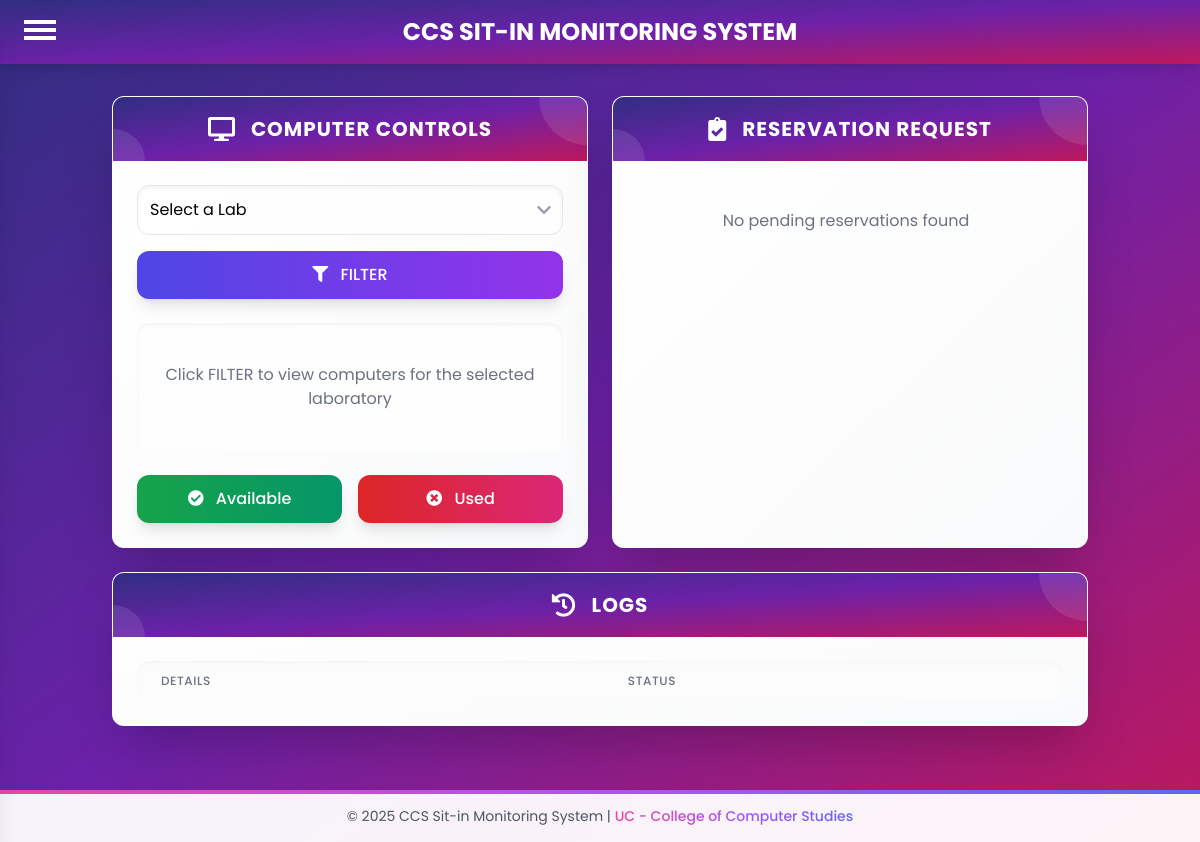
/admin/admin_reservation.php (signed in), run on an earlier commit of the app's database.
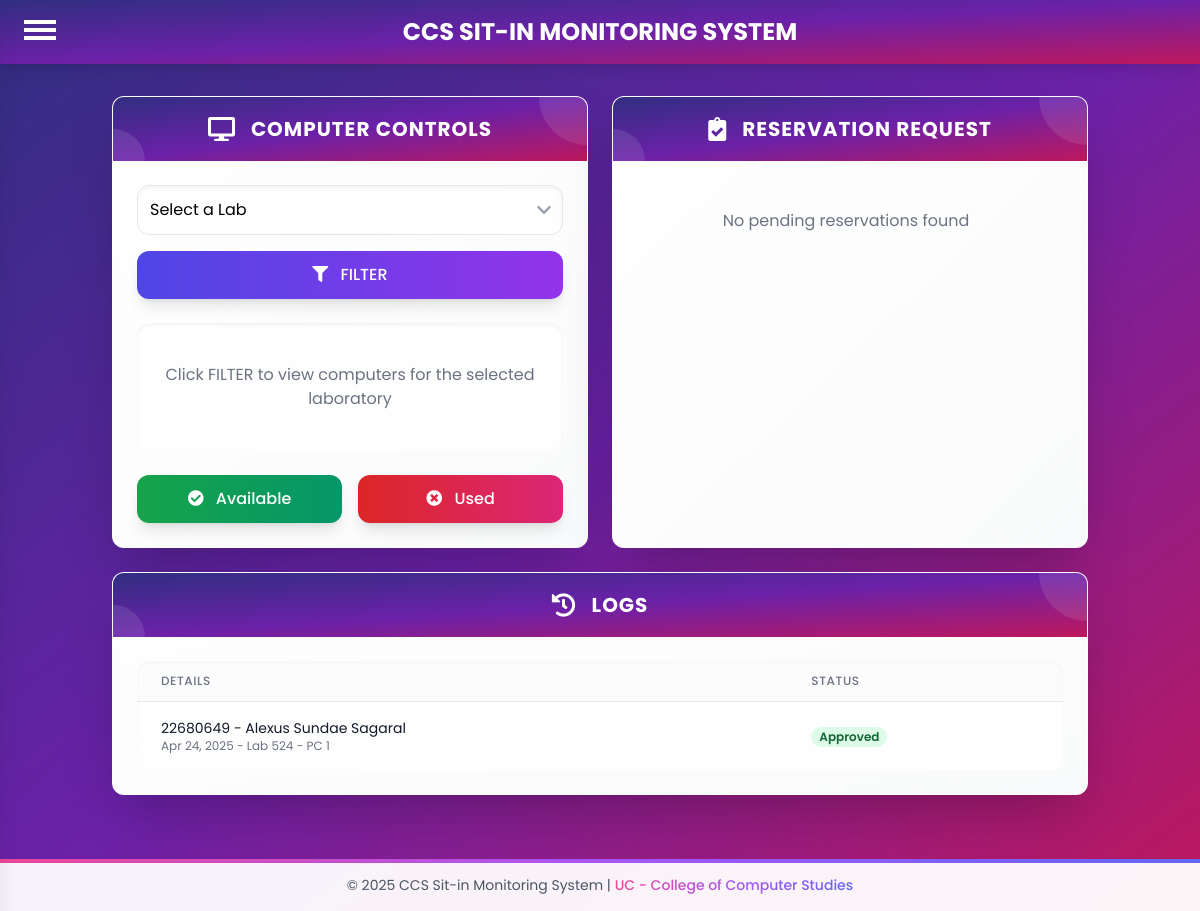
And on a later commit of the database.
### tables this page shows
CREATE TABLE `reservation_logs` (
  `LOG_ID` int(11) NOT NULL,
  `IDNO` int(11) NOT NULL,
  `FULL_NAME` varchar(50) NOT NULL,
  `LABORATORY` varchar(30) NOT NULL,
  `PC_NUM` int(11) NOT NULL,
  `DATE` date NOT NULL,
  `TIME_IN` time NOT NULL,
  `STATUS` varchar(20) NOT NULL,
  `ACTION_DATE` timestamp NOT NULL DEFAULT current_timestamp()
);

### admin/admin_reservation.php (the view, shortened to what the changed rows need)
<?php
require '../db.php';
$logsQuery = "SELECT * FROM reservation_logs ORDER BY ACTION_DATE DESC LIMIT 10";
$logs = $conn->query($logsQuery);
    ?>
<!DOCTYPE html>
<html lang="en">
<head>
    <link rel="stylesheet" href="https://cdnjs.cloudflare.com/ajax/libs/font-awesome/5.15.4/css/all.min.css">
    <script src="https://cdn.tailwindcss.com"></script>
</head>
<body class="bg-gradient-to-br from-indigo-900 via-purple-800 to-pink-700 min-h-screen font-poppins">
    <div class="container mx-auto px-6 py-8">
        <div class="flex flex-col gap-6">
            <div class="grid grid-cols-1 md:grid-cols-2 gap-6">
                <div class="bg-gradient-to-br from-white to-gray-50 rounded-xl shadow-2xl overflow-hidden backdrop-blur-sm border border-white/30">
                    <div class="text-white p-4 flex items-center justify-center relative overflow-hidden"
                         style="background: linear-gradient(to bottom right, rgb(49, 46, 129), rgb(107, 33, 168), rgb(190, 24, 93))">
                        <h2 class="text-xl font-bold tracking-wider uppercase relative z-10">Computer Controls</h2>
                    </div>
                </div>
                <div class="bg-gradient-to-br from-white to-gray-50 rounded-xl shadow-2xl overflow-hidden backdrop-blur-sm border border-white/30">
                    <div class="text-white p-4 flex items-center justify-center relative overflow-hidden"
                         style="background: linear-gradient(to bottom right, rgb(49, 46, 129), rgb(107, 33, 168), rgb(190, 24, 93))">
                        <h2 class="text-xl font-bold tracking-wider uppercase relative z-10">Reservation Request</h2>
                    </div>
                </div>
            </div>
            <div class="w-full">
                <div class="bg-gradient-to-br from-white to-gray-50 rounded-xl shadow-2xl overflow-hidden backdrop-blur-sm border border-white/30">
                    <div class="text-white p-4 flex items-center justify-center relative overflow-hidden"
                         style="background: linear-gradient(to bottom right, rgb(49, 46, 129), rgb(107, 33, 168), rgb(190, 24, 93))">
                        <h2 class="text-xl font-bold tracking-wider uppercase relative z-10">Logs</h2>
                    </div>
                    <div class="p-6">
                        <div class="overflow-y-auto max-h-[600px] bg-white/80 rounded-xl shadow-inner">
                            <table class="min-w-full divide-y divide-gray-200">
                                <thead class="bg-gray-50/50">
                                    <tr>
                                        <th class="px-6 py-3 text-left text-xs font-medium text-gray-500 uppercase tracking-wider">Details</th>
                                        <th class="px-6 py-3 text-left text-xs font-medium text-gray-500 uppercase tracking-wider">Status</th>
                                    </tr>
                                </thead>
                                <tbody class="divide-y divide-gray-200 bg-white/50">
                                    <?php while($log = $logs->fetch_assoc()): ?>
                                        <tr>
                                            <td class="px-6 py-4 whitespace-nowrap">
                                                <div class="text-sm text-gray-900"><?php echo htmlspecialchars($log['IDNO']); ?> - <?php echo htmlspecialchars($log['FULL_NAME']); ?></div>
                                                <div class="text-xs text-gray-500">
                                                    <?php echo date('M d, Y', strtotime($log['DATE'])); ?> -
                                                    Lab <?php echo htmlspecialchars($log['LABORATORY']); ?> -
                                                    PC <?php echo htmlspecialchars($log['PC_NUM']); ?>
                                                </div>
                                            </td>
                                            <td class="px-6 py-4 whitespace-nowrap">
                                                <span class="px-2 inline-flex text-xs leading-5 font-semibold rounded-full
                                                    <?php echo $log['STATUS'] === 'Approved' ? 'bg-green-100 text-green-800' : 'bg-red-100 text-red-800'; ?>">
                                                    <?php echo htmlspecialchars($log['STATUS']); ?>
                                                </span>
                                            </td>
                                        </tr>
                                    <?php endwhile; ?>
                                </tbody>
                            </table>
                        </div>
                    </div>
                </div>
            </div>
        </div>
    </div>
</body>
</html>

What changed in the data, as far as the page shows it:
added reservation_logs: IDNO "22680649", FULL_NAME "Alexus Sundae Sagaral", DATE "Apr 24, 2025", LABORATORY "524", PC_NUM "1", STATUS "Approved"
